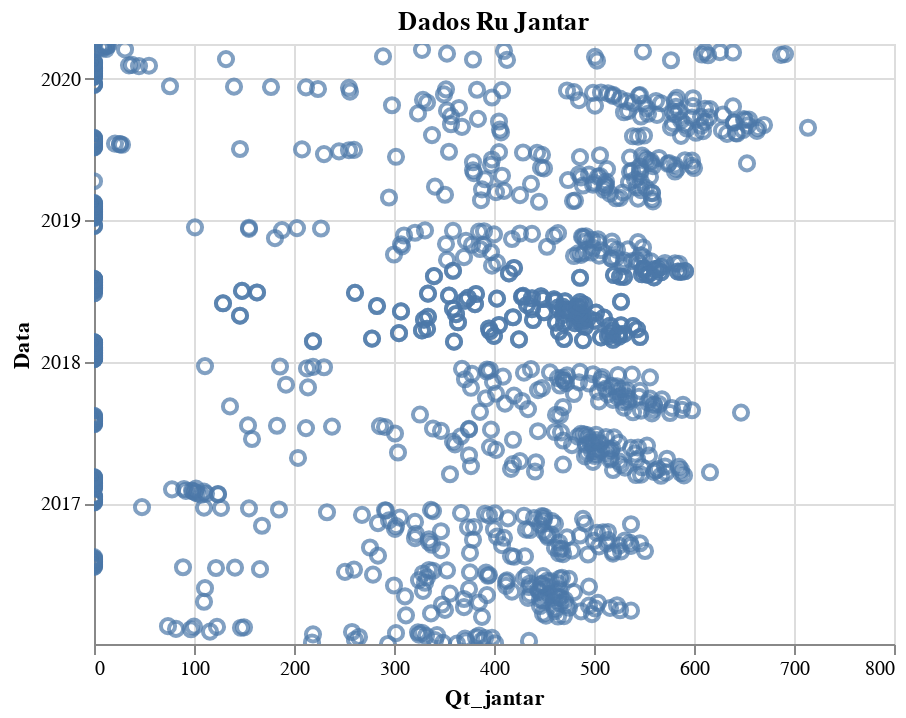

The cell this chart's notebook holds for it:
### Code cell
alt.Chart(base_final).mark_point(size=50).encode(
    x = 'Qt_jantar',
    y = 'Data'


).properties(
    title = 'Dados Ru Jantar'
).interactive()

### Figure 1 — Vega-Lite specification as saved in the notebook (floating-point values rounded to 4 significant figures; data arrays with more than 128 entries replaced by an {"elided": "..."} marker saying what was removed)
{"config": {"view": {"continuousWidth": 400, "continuousHeight": 300}}, "data": {"name": "data-873f18c4a353b0193e2308015f15c61a"}, "mark": {"type": "point", "size": 50}, "encoding": {"x": {"field": "Qt_jantar", "type": "quantitative"}, "y": {"field": "Data", "type": "temporal"}}, "selection": {"selector046": {"type": "interval", "bind": "scales", "encodings": ["x", "y"]}}, "title": "Dados Ru Jantar", "$schema": "https://vega.github.io/schema/vega-lite/v4.17.0.json", "datasets": {"data-873f18c4a353b0193e2308015f15c61a": {"elided": "1148 records"}}}
